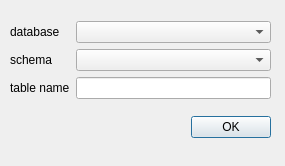
<?xml version="1.0" encoding="UTF-8"?>
<!--
SPDX-FileCopyrightText: 2017 Jorge Gil <jorge.gil@ucl.ac.uk>
SPDX-FileCopyrightText: 2017 UCL

SPDX-License-Identifier: GPL-2.0-or-later
-->
<ui version="4.0">
 <class>DbSettingsDialog</class>
 <widget class="QDialog" name="DbSettingsDialog">
  <property name="geometry">
   <rect>
    <x>0</x>
    <y>0</y>
    <width>285</width>
    <height>166</height>
   </rect>
  </property>
  <property name="windowTitle">
   <string>DbSettings</string>
  </property>
  <widget class="QWidget" name="layoutWidget">
   <property name="geometry">
    <rect>
     <x>10</x>
     <y>10</y>
     <width>261</width>
     <height>141</height>
    </rect>
   </property>
   <layout class="QVBoxLayout" name="verticalLayout">
    <item>
     <layout class="QGridLayout" name="gridLayout">
      <item row="0" column="0">
       <widget class="QLabel" name="label_5">
        <property name="text">
         <string>database</string>
        </property>
       </widget>
      </item>
      <item row="0" column="1">
       <widget class="QComboBox" name="dbCombo"/>
      </item>
      <item row="1" column="0">
       <widget class="QLabel" name="label_6">
        <property name="text">
         <string>schema</string>
        </property>
       </widget>
      </item>
      <item row="1" column="1">
       <widget class="QComboBox" name="schemaCombo"/>
      </item>
      <item row="2" column="0">
       <widget class="QLabel" name="label_7">
        <property name="text">
         <string>table name</string>
        </property>
       </widget>
      </item>
      <item row="2" column="1">
       <widget class="QLineEdit" name="nameLineEdit">
        <property name="text">
         <string/>
        </property>
       </widget>
      </item>
     </layout>
    </item>
    <item>
     <layout class="QHBoxLayout" name="horizontalLayout">
      <item>
       <spacer name="horizontalSpacer">
        <property name="orientation">
         <enum>Qt::Horizontal</enum>
        </property>
        <property name="sizeHint" stdset="0">
         <size>
          <width>18</width>
          <height>20</height>
         </size>
        </property>
       </spacer>
      </item>
      <item>
       <widget class="QPushButton" name="okButton">
        <property name="text">
         <string>OK</string>
        </property>
       </widget>
      </item>
     </layout>
    </item>
   </layout>
  </widget>
 </widget>
 <resources/>
 <connections/>
</ui>
